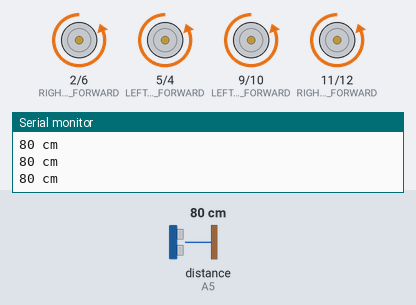
A sketch run on a simulated Arduino Uno, built with avr-gcc and run on an emulated ATmega328P. On the bench: motor-driver pin pairs drawn as motors (green arrow = first pin HIGH = forward, orange = second pin HIGH = backward, longer = more drive), the last lines printed to the serial monitor. Wiring (inferred from the names in the program): ultrasonic range finder: trigger A4; echo A5. The test bench sets the inputs (shaded band); at power-on: distance to the obstacle (sensor on A5) 80 cm. The echo pulse lasts 58.3 µs per cm.

Above: at 1.2 s.
1.3 s: distance to the obstacle (sensor on A5) set to 12 cm
2.8 s: distance to the obstacle (sensor on A5) set to 9 cm
At 4.0 s:
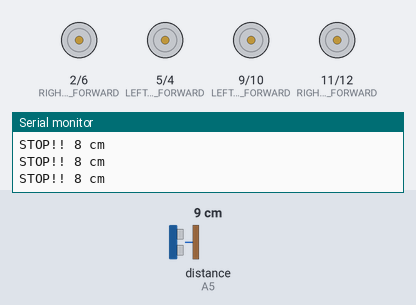
4.3 s: distance to the obstacle (sensor on A5) set to 18 cm
At 5.1 s:
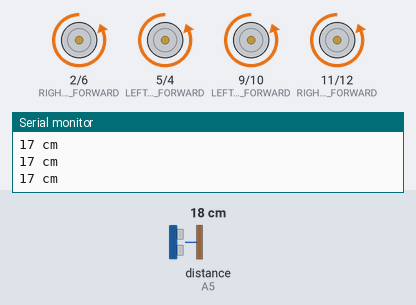
Timing chart, 0 to 7.3 s (numbered marks = the images above; inputs shaded):
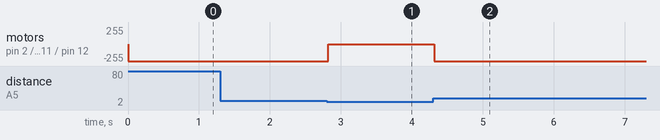

Measured:
- the behaviour switches between 11 and 10 cm on distance to the obstacle (sensor on A5) (found by bisection; images 0 and 1)
- after the input at 2.8 s, motor on pin 2 (RIGHT_FRONT_FORWARD) / pin 6 (RIGHT_FRONT_BACKWARD), motor on pin 5 (LEFT_FRONT_FORWARD) / pin 4 (LEFT_FRONT_BACKWARD), motor on pin 9 (LEFT_BACK_FORWARD) / pin 10 (LEFT_BACK_BACKWARD), motor on pin 11 (RIGHT_BACK_FORWARD) / pin 12 (RIGHT_BACK_BACKWARD): backward 255/255 → stopped at once
- after the input at 4.3 s, motor on pin 2 (RIGHT_FRONT_FORWARD) / pin 6 (RIGHT_FRONT_BACKWARD), motor on pin 5 (LEFT_FRONT_FORWARD) / pin 4 (LEFT_FRONT_BACKWARD), motor on pin 9 (LEFT_BACK_FORWARD) / pin 10 (LEFT_BACK_BACKWARD), motor on pin 11 (RIGHT_BACK_FORWARD) / pin 12 (RIGHT_BACK_BACKWARD): stopped → backward 255/255 at once

The sketch:

car_controller.ino
```cpp
const int LEFT_FRONT_FORWARD = 5;
const int LEFT_FRONT_BACKWARD = 4;
const int RIGHT_FRONT_FORWARD = 2;
const int RIGHT_FRONT_BACKWARD = 6;
const int LEFT_BACK_FORWARD = 9;
const int LEFT_BACK_BACKWARD = 10;
const int RIGHT_BACK_FORWARD = 11;
const int RIGHT_BACK_BACKWARD = 12;
const int echoUS = A5;
const int triggerUS= A4;
unsigned int timeUS, distanceUS = 50;
void setup() {
pinMode(LEFT_FRONT_FORWARD, OUTPUT);
pinMode(LEFT_FRONT_BACKWARD, OUTPUT);
pinMode(RIGHT_FRONT_FORWARD, OUTPUT);
pinMode(RIGHT_FRONT_BACKWARD, OUTPUT);
pinMode(LEFT_BACK_FORWARD, OUTPUT);
pinMode(LEFT_BACK_BACKWARD, OUTPUT);
pinMode(RIGHT_BACK_FORWARD, OUTPUT);
pinMode(RIGHT_BACK_BACKWARD, OUTPUT);
pinMode(echoUS, INPUT);
pinMode(triggerUS, OUTPUT);
Serial.begin(9600);
}
void setEngines(int leftFrontForward, int leftFrontBackward, int rightForntForward, int rightFrontBackward, int leftBackForward, int leftBackBackward, int rightBackForward, int rightBackBackward) {
digitalWrite(LEFT_FRONT_FORWARD , leftFrontForward);
digitalWrite(LEFT_FRONT_BACKWARD , leftFrontBackward);
digitalWrite(RIGHT_FRONT_FORWARD , rightForntForward);
digitalWrite(RIGHT_FRONT_BACKWARD , rightFrontBackward);
digitalWrite(LEFT_BACK_FORWARD , leftBackForward);
digitalWrite(LEFT_BACK_BACKWARD , leftBackBackward);
digitalWrite(RIGHT_BACK_FORWARD , rightBackForward);
digitalWrite(RIGHT_BACK_BACKWARD , rightBackBackward);
}
int getUS() {
digitalWrite(triggerUS, LOW);
delayMicroseconds(2);
digitalWrite(triggerUS, HIGH);
delayMicroseconds(10);
digitalWrite(triggerUS, LOW);
timeUS = pulseIn(echoUS, HIGH);
distanceUS = timeUS / 58;
return distanceUS;
}
void loop() {
int distanceUS = getUS();
if (distanceUS < 10) {
Serial.println((String)"STOP!! " + distanceUS + (String)" cm");
setEngines(LOW, LOW, LOW, LOW, LOW, LOW, LOW, LOW);
 } else {
Serial.println(distanceUS + (String)" cm");
setEngines(LOW, HIGH, LOW, HIGH, LOW, HIGH, LOW, HIGH);
}
}
```
